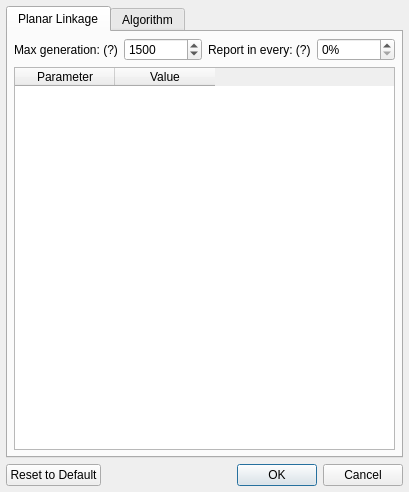
<?xml version="1.0" encoding="UTF-8"?>
<ui version="4.0">
 <class>Dialog</class>
 <widget class="QDialog" name="Dialog">
  <property name="geometry">
   <rect>
    <x>0</x>
    <y>0</y>
    <width>409</width>
    <height>492</height>
   </rect>
  </property>
  <property name="minimumSize">
   <size>
    <width>409</width>
    <height>492</height>
   </size>
  </property>
  <property name="maximumSize">
   <size>
    <width>409</width>
    <height>492</height>
   </size>
  </property>
  <property name="windowTitle">
   <string>Options</string>
  </property>
  <property name="windowIcon">
   <iconset resource="../../../icons.qrc">
    <normaloff>:/icons/DimensionalSynthesis.png</normaloff>:/icons/DimensionalSynthesis.png</iconset>
  </property>
  <property name="modal">
   <bool>true</bool>
  </property>
  <layout class="QVBoxLayout" name="verticalLayout">
   <property name="leftMargin">
    <number>6</number>
   </property>
   <property name="topMargin">
    <number>6</number>
   </property>
   <property name="rightMargin">
    <number>6</number>
   </property>
   <property name="bottomMargin">
    <number>6</number>
   </property>
   <item>
    <widget class="QTabWidget" name="tabWidget">
     <property name="currentIndex">
      <number>0</number>
     </property>
     <widget class="QWidget" name="planarlinkage">
      <attribute name="title">
       <string>Planar Linkage</string>
      </attribute>
      <layout class="QVBoxLayout" name="verticalLayout_2">
       <property name="leftMargin">
        <number>6</number>
       </property>
       <property name="topMargin">
        <number>6</number>
       </property>
       <property name="rightMargin">
        <number>6</number>
       </property>
       <property name="bottomMargin">
        <number>6</number>
       </property>
       <item>
        <layout class="QHBoxLayout" name="horizontalLayout_2">
         <item>
          <widget class="QLabel" name="generation_label">
           <property name="toolTip">
            <string>&lt;html&gt;&lt;head/&gt;&lt;body&gt;&lt;p&gt;This parameter determines the time of evolution.&lt;/p&gt;&lt;p&gt;If the value set to 0, algorithm will stop only when you clicked the interrupt button.&lt;/p&gt;&lt;/body&gt;&lt;/html&gt;</string>
           </property>
           <property name="text">
            <string>Max generation: (?)</string>
           </property>
          </widget>
         </item>
         <item>
          <widget class="QSpinBox" name="maxGen">
           <property name="minimum">
            <number>0</number>
           </property>
           <property name="maximum">
            <number>5000</number>
           </property>
           <property name="singleStep">
            <number>100</number>
           </property>
           <property name="value">
            <number>1500</number>
           </property>
          </widget>
         </item>
         <item>
          <widget class="QLabel" name="report_label">
           <property name="toolTip">
            <string>&lt;html&gt;&lt;head/&gt;&lt;body&gt;&lt;p&gt;If the value set to 0, algorithm will report in every 10 generations.&lt;/p&gt;&lt;/body&gt;&lt;/html&gt;</string>
           </property>
           <property name="text">
            <string>Report in every: (?)</string>
           </property>
          </widget>
         </item>
         <item>
          <widget class="QSpinBox" name="report">
           <property name="suffix">
            <string>%</string>
           </property>
           <property name="maximum">
            <number>100</number>
           </property>
          </widget>
         </item>
        </layout>
       </item>
       <item>
        <widget class="QTableWidget" name="PLTable">
         <column>
          <property name="text">
           <string>Parameter</string>
          </property>
         </column>
         <column>
          <property name="text">
           <string>Value</string>
          </property>
         </column>
        </widget>
       </item>
      </layout>
     </widget>
     <widget class="QWidget" name="algorithm">
      <attribute name="title">
       <string>Algorithm</string>
      </attribute>
      <layout class="QVBoxLayout" name="verticalLayout_3">
       <property name="leftMargin">
        <number>6</number>
       </property>
       <property name="topMargin">
        <number>6</number>
       </property>
       <property name="rightMargin">
        <number>6</number>
       </property>
       <property name="bottomMargin">
        <number>6</number>
       </property>
       <item>
        <layout class="QHBoxLayout" name="horizontalLayout_3">
         <item>
          <widget class="QLabel" name="label">
           <property name="toolTip">
            <string>&lt;html&gt;&lt;head/&gt;&lt;body&gt;&lt;p&gt;The greater the number will make possibilities more available, but will result in longer selection times.&lt;/p&gt;&lt;/body&gt;&lt;/html&gt;</string>
           </property>
           <property name="text">
            <string>The first generation of the population: (?)</string>
           </property>
          </widget>
         </item>
         <item>
          <widget class="QSpinBox" name="popSize">
           <property name="minimum">
            <number>10</number>
           </property>
           <property name="maximum">
            <number>10000</number>
           </property>
           <property name="singleStep">
            <number>10</number>
           </property>
          </widget>
         </item>
        </layout>
       </item>
       <item>
        <widget class="QTableWidget" name="APTable">
         <attribute name="horizontalHeaderDefaultSectionSize">
          <number>150</number>
         </attribute>
         <attribute name="horizontalHeaderMinimumSectionSize">
          <number>150</number>
         </attribute>
         <column>
          <property name="text">
           <string>Parameter</string>
          </property>
         </column>
         <column>
          <property name="text">
           <string>Value</string>
          </property>
         </column>
        </widget>
       </item>
      </layout>
     </widget>
    </widget>
   </item>
   <item>
    <layout class="QHBoxLayout" name="horizontalLayout">
     <item>
      <widget class="QPushButton" name="setDefault">
       <property name="text">
        <string>Reset to Default</string>
       </property>
      </widget>
     </item>
     <item>
      <spacer name="horizontalSpacer">
       <property name="orientation">
        <enum>Qt::Horizontal</enum>
       </property>
       <property name="sizeHint" stdset="0">
        <size>
         <width>40</width>
         <height>20</height>
        </size>
       </property>
      </spacer>
     </item>
     <item>
      <widget class="QDialogButtonBox" name="buttonBox">
       <property name="orientation">
        <enum>Qt::Horizontal</enum>
       </property>
       <property name="standardButtons">
        <set>QDialogButtonBox::Cancel|QDialogButtonBox::Ok</set>
       </property>
      </widget>
     </item>
    </layout>
   </item>
  </layout>
 </widget>
 <resources>
  <include location="../../../icons.qrc"/>
 </resources>
 <connections>
  <connection>
   <sender>buttonBox</sender>
   <signal>accepted()</signal>
   <receiver>Dialog</receiver>
   <slot>accept()</slot>
   <hints>
    <hint type="sourcelabel">
     <x>248</x>
     <y>254</y>
    </hint>
    <hint type="destinationlabel">
     <x>157</x>
     <y>274</y>
    </hint>
   </hints>
  </connection>
  <connection>
   <sender>buttonBox</sender>
   <signal>rejected()</signal>
   <receiver>Dialog</receiver>
   <slot>reject()</slot>
   <hints>
    <hint type="sourcelabel">
     <x>316</x>
     <y>260</y>
    </hint>
    <hint type="destinationlabel">
     <x>286</x>
     <y>274</y>
    </hint>
   </hints>
  </connection>
 </connections>
</ui>
